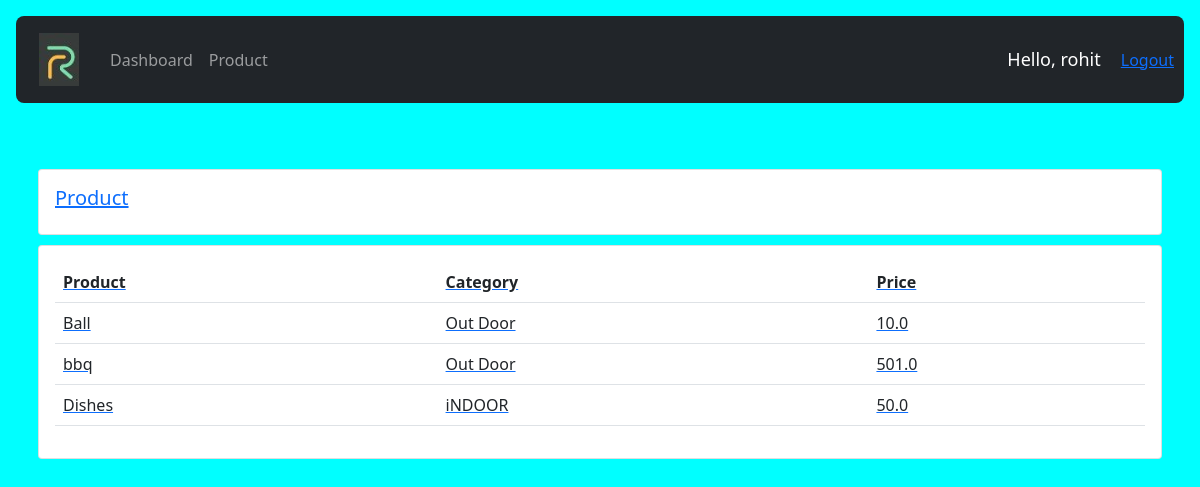
/product/ (signed in), run on the app's committed database.
### accounts/models.py (models this page shows, shortened)
class Product(models.Model):
	CATEGORY = (('iNDOOR','INDOOR'),
				('Out Door','Out Door'),)
	name=models.CharField(max_length=200,null=True)
	price=models.FloatField(null=True)
	category=models.CharField(max_length=200,null=True,choices=CATEGORY)
	description=models.CharField(max_length=200,null=True,blank = True)
	data =models.DateTimeField(auto_now_add = True,null = True)
	tags = models.ManyToManyField(Tag)

### accounts/decorators.py (the view)
		def wrapper_func(request,*args,**kwargs):
			group = None
			if request.user.groups.exists():
				group = request.user.groups.all()[0].name
			if group in allowed_roles:
				return view_func(request,*args,**kwargs)
			else:
				return HttpResponse('You are not authorized to view this page')

### accounts/views.py (called while the page is built)
@login_required(login_url='login')
@allowed_users(allowed_roles=['Admin'])
def product(request):
	products = Product.objects.all()
	return render(request,'accounts/prod.html',{'products':products})

### accounts/templates/accounts/prod.html (shortened to what this page needs)
{% extends  'accounts/main.html'%}
{% block content%}
<br>
<div class ="row">
	<div class="col-md">
		<div class="card card-body">
			<h5>Product</h5>
		</div>
		<div class="card card-body">
			<table class="table table-hover">
				<tr>
					<th scope="col">
						Product
					</th>
					<th scope="col">
						Category
					</th>
					<th scope="col">
						Price
					</th>
				</tr>
				{%for i in products %}
					<tr>
						<td>{{i.name}}</td>
						<td>{{i.category}}</td>
						<td>{{i.price}}</td>
					</tr>
				{%endfor%}
			</table>
		</div>
	</div>
</div>
{%endblock%}

### accounts/templates/accounts/navbar.html (shortened to what this page needs)
{% load static %}
<!DOCTYPE html>
<html lang="en">
<head>
</head>
<body>
  <nav class="navbar navbar-expand-lg navbar-dark bg-dark">
    <img class="btn btn-link" src="{% static 'images/r.jpg'%}">
    <div class="collapse navbar-collapse" id="navbarNav">
      <ul class="navbar-nav">
        {% if request.user.is_staff %}
         <li class="nav-item">
          <a class="nav-link" href="{% url 'home' %}">Dashboard</a>
        </li>
        <li class="nav-item active">
          <a class="nav-link" href="{% url 'product' %}">Product </a>
        </li>
        {% else %}
          <li class="nav-item">
            <a class="nav-link" href="{% url 'account'%}">Settings</a>
          </li>
        {% endif %}
      </ul>
    </div>
    <span class ="hello-msg ">Hello, {{request.user}}</span>
    <span><a href="{% url 'logout'%}">Logout</span>
  </nav>
</body>
</html>

### static/css/main.css (style rules this page uses)
.navbar { margin: 1rem; border-radius: 0.5rem; padding: 10px; }
body { background-color: aqua; }
.row { margin: 2rem; text-align: center; }
th { padding: 1.3rem; }
.navbar-nav { padding: 10px; }

### accounts/templates/accounts/navbar.html (style rules this page uses)
.hello-msg { font-size: 18px; color: white; margin-right: 20px; }

### accounts/templates/accounts/prod.html (style rules this page uses)
.row { text-align: left; margin: 1rem; }
.card { margin: 10px; }

### data on the page
Product: name "Ball", category "Out Door", price "10.0"
Product: name "bbq", category "Out Door", price "501.0"
Product: name "Dishes", category "iNDOOR", price "50.0"

### other printed values
{{ request.user }} "rohit"
